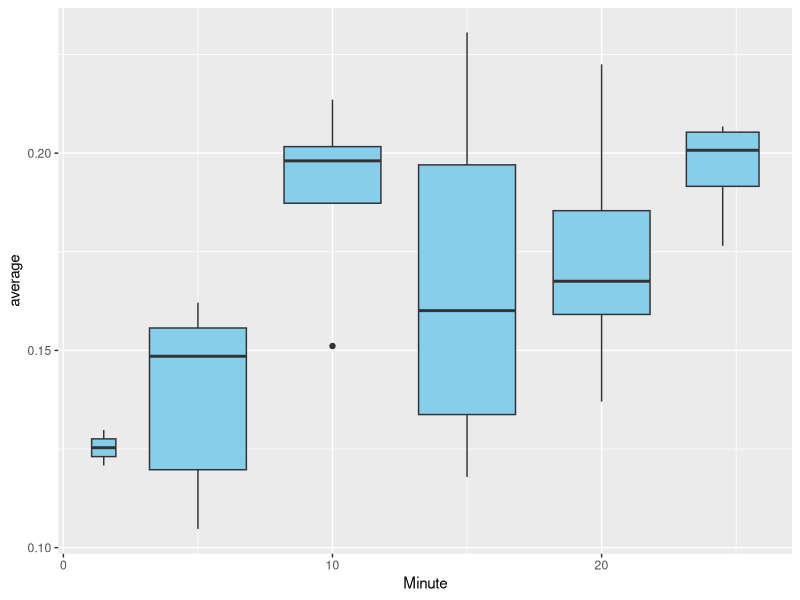
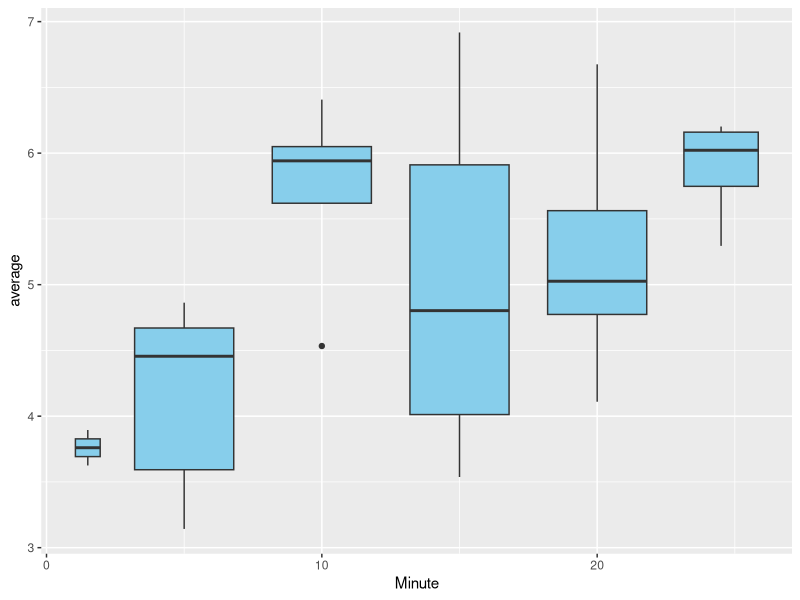
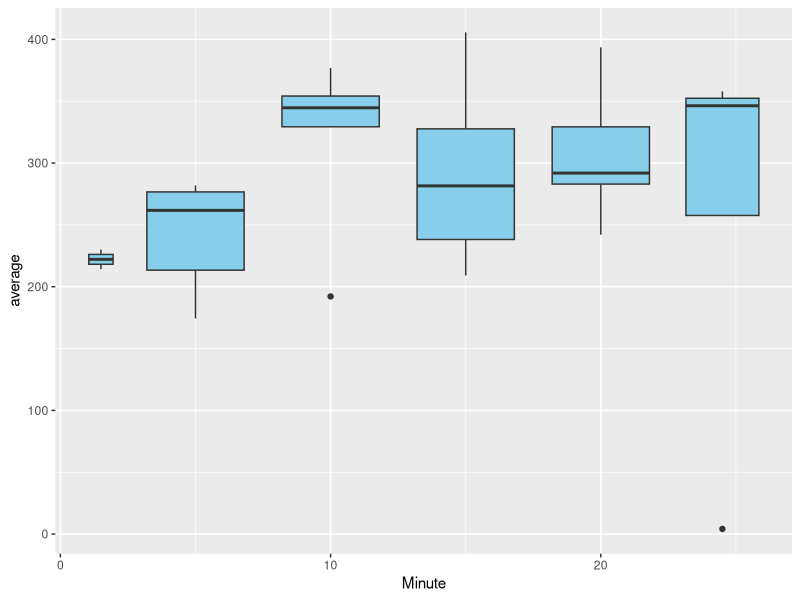
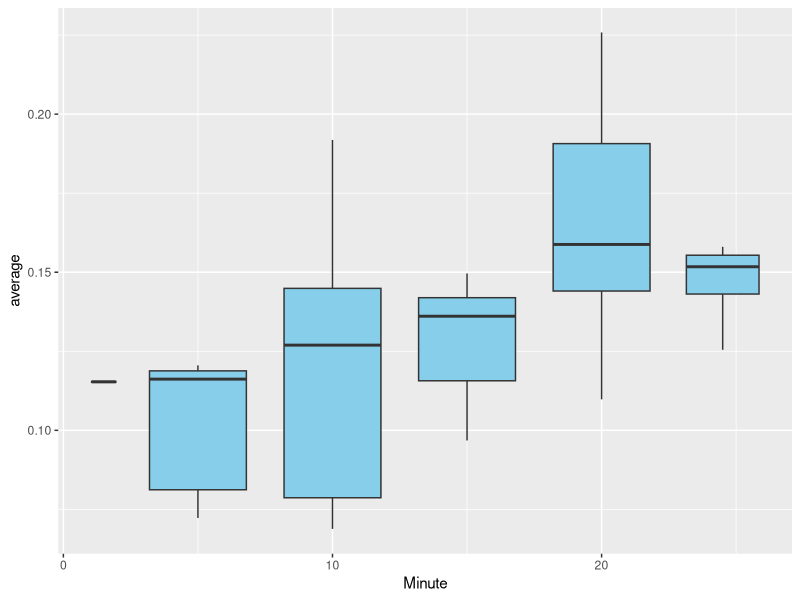
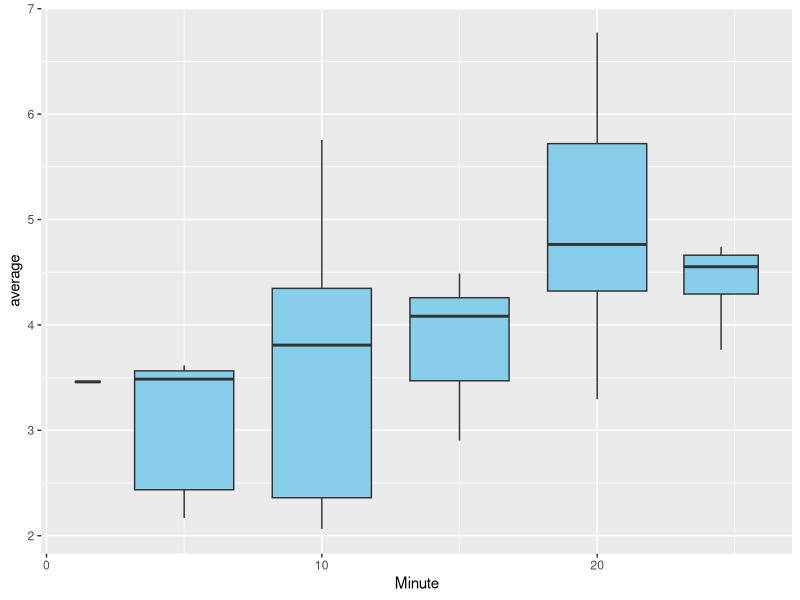
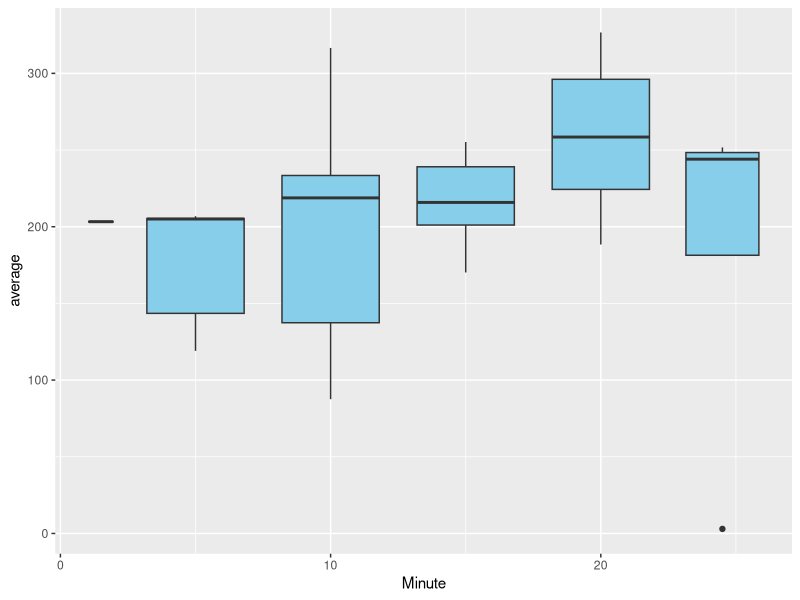
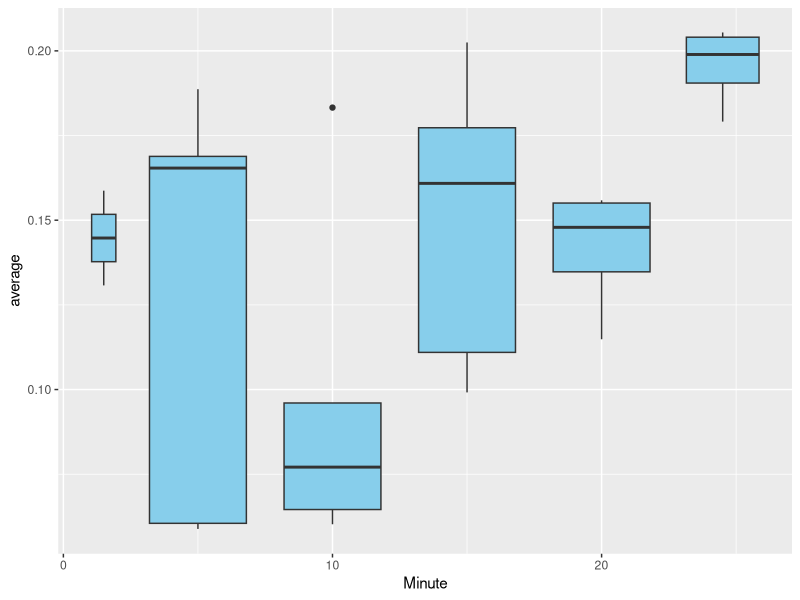
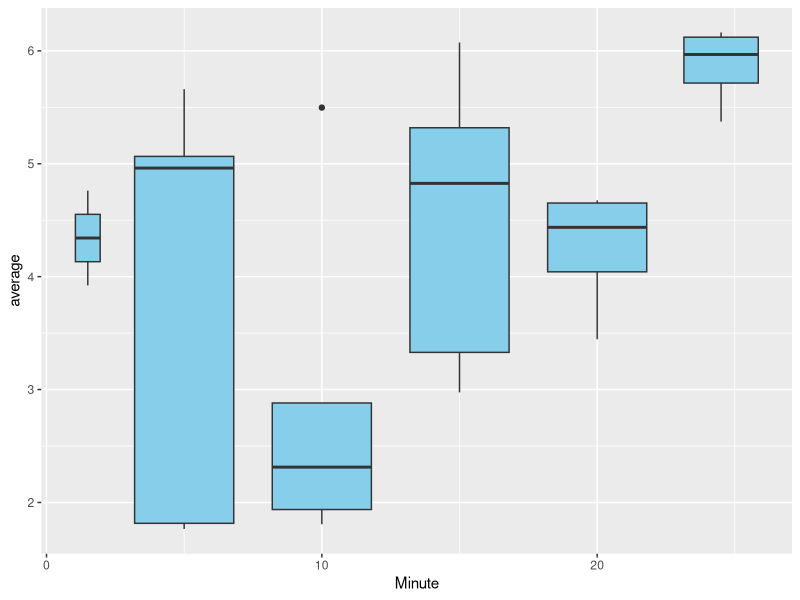

Write the R code that produced these figures, in order. (Note: this script raises an error after producing the figures.)
#Nanoplastics Analysis: Data Visualization

#Packages required
library(tidyverse)
library(here)

#Importing Data: Change 'FCCP.csv' to the sheet you're importing

Chem <- read.csv(here("FCCP.csv"))

#And now for the rest of the script

#
#

##Group 1: NP Control##

group1 <- subset(Chem, Dose == "1")

#NP Control: Average Distance

group1.MD <- group1 %>% 
  group_by(Minute) %>% 
  summarise(average = mean(MD))

group1.MD[["Minute"]] <- as.numeric(group1.MD[["Minute"]])
ndx = order(group1.MD$Minute, decreasing=F)
group1.MD.O = group1.MD[ndx,]

ggplot(group1.MD.O, aes(x=Minute, y=average)) +
   geom_boxplot(fill="skyblue", aes(group = cut_width(Minute, 5)))

ggsave(here("group1MD.png"))

#NP Control: Mean Velocity

group1.MV <- group1 %>% 
  group_by(Minute) %>% 
  summarise(average = mean(MV))

group1.MV[["Minute"]] <- as.numeric(group1.MV[["Minute"]])
ndx = order(group1.MV$Minute, decreasing=F)
group1.MV.O = group1.MV[ndx,]

ggplot(group1.MV.O, aes(x=Minute, y=average)) +
  geom_boxplot(fill="skyblue", aes(group = cut_width(Minute, 5)))

ggsave(here("group1MV.png"))

#Total Distance

group1.TD <- group1 %>% 
  group_by(Minute) %>% 
  summarise(average = mean(TD))

group1.TD[["Minute"]] <- as.numeric(group1.TD[["Minute"]])
ndx = order(group1.TD$Minute, decreasing=F)
group1.TD.O = group1.TD[ndx,]

ggplot(group1.TD.O, aes(x=Minute, y=average)) +
  geom_boxplot(fill="skyblue", aes(group = cut_width(Minute, 5)))

ggsave(here("group1TD.png"))

#
#

##Group 2: Control###

group2 <- subset(Chem, Dose == "2")

#NP Control: Average Distance

group2.MD <- group2 %>% 
  group_by(Minute) %>% 
  summarise(average = mean(MD))

group2.MD[["Minute"]] <- as.numeric(group2.MD[["Minute"]])
ndx = order(group2.MD$Minute, decreasing=F)
group2.MD.O = group2.MD[ndx,]

ggplot(group2.MD.O, aes(x=Minute, y=average)) +
  geom_boxplot(fill="skyblue", aes(group = cut_width(Minute, 5)))

ggsave(here("group2MD.png"))

#NP Control: Mean Velocity

group2.MV <- group2 %>% 
  group_by(Minute) %>% 
  summarise(average = mean(MV))

group2.MV[["Minute"]] <- as.numeric(group2.MV[["Minute"]])
ndx = order(group2.MV$Minute, decreasing=F)
group2.MV.O = group2.MV[ndx,]

ggplot(group2.MV.O, aes(x=Minute, y=average)) +
  geom_boxplot(fill="skyblue", aes(group = cut_width(Minute, 5)))

ggsave(here("group2MV.png"))

#Total Distance

group2.TD <- group2 %>% 
  group_by(Minute) %>% 
  summarise(average = mean(TD))

group2.TD[["Minute"]] <- as.numeric(group2.TD[["Minute"]])
ndx = order(group2.TD$Minute, decreasing=F)
group2.TD.O = group2.TD[ndx,]

ggplot(group2.TD.O, aes(x=Minute, y=average)) +
  geom_boxplot(fill="skyblue", aes(group = cut_width(Minute, 5)))

ggsave(here("group2TD.png"))

#
#

##Group 3: Low Dose##

group3 <- subset(Chem, Dose == "3")

#NP Control: Average Distance

group3.MD <- group3 %>% 
  group_by(Minute) %>% 
  summarise(average = mean(MD))

group3.MD[["Minute"]] <- as.numeric(group3.MD[["Minute"]])
ndx = order(group3.MD$Minute, decreasing=F)
group3.MD.O = group3.MD[ndx,]

ggplot(group3.MD.O, aes(x=Minute, y=average)) +
  geom_boxplot(fill="skyblue", aes(group = cut_width(Minute, 5)))

ggsave(here("group3MD.png"))

#NP Control: Mean Velocity

group3.MV <- group3 %>% 
  group_by(Minute) %>% 
  summarise(average = mean(MV))

group3.MV[["Minute"]] <- as.numeric(group3.MV[["Minute"]])
ndx = order(group3.MV$Minute, decreasing=F)
group3.MV.O = group3.MV[ndx,]

ggplot(group3.MV.O, aes(x=Minute, y=average)) +
  geom_boxplot(fill="skyblue", aes(group = cut_width(Minute, 5)))

ggsave(here("group3MV.png"))

#Total Distance

group3.TD <- group3 %>% 
  group_by(Minute) %>% 
  summarise(average = mean(TD))

group3.TD[["Minute"]] <- as.numeric(group3.TD[["Minute"]])
ndx = order(group3.TD$Minute, decreasing=F)
group3.TD.O = group3.TD[ndx,]

ggplot(group3.TD.O, aes(x=Minute, y=average)) +
  geom_boxplot(fill="skyblue", aes(group = cut_width(Minute, 5)))

ggsave(here("group3TD.png"))

#
#

##Dose 4: Low Dose + NP##

group4 <- subset(Chem, Dose == "4")

#NP Control: Average Distance

group4.MD <- group4 %>% 
  group_by(Minute) %>% 
  summarise(average = mean(MD))

group4.MD[["Minute"]] <- as.numeric(group4.MD[["Minute"]])
ndx = order(group4.MD$Minute, decreasing=F)
group4.MD.O = group4.MD[ndx,]

ggplot(group4.MD.O, aes(x=Minute, y=average)) +
  geom_boxplot(fill="skyblue", aes(group = cut_width(Minute, 5)))

ggsave(here("group4MD.png"))

#NP Control: Mean Velocity

group4.MV <- group4 %>% 
  group_by(Minute) %>% 
  summarise(average = mean(MV))

group4.MV[["Minute"]] <- as.numeric(group4.MV[["Minute"]])
ndx = order(group4.MV$Minute, decreasing=F)
group4.MV.O = group4.MV[ndx,]

ggplot(group4.MV.O, aes(x=Minute, y=average)) +
  geom_boxplot(fill="skyblue", aes(group = cut_width(Minute, 5)))

ggsave(here("group4MV.png"))

#Total Distance

group4.TD <- group4 %>% 
  group_by(Minute) %>% 
  summarise(average = mean(TD))

group4.TD[["Minute"]] <- as.numeric(group4.TD[["Minute"]])
ndx = order(group4.TD$Minute, decreasing=F)
group4.TD.O = group4.TD[ndx,]

ggplot(group4.TD.O, aes(x=Minute, y=average)) +
  geom_boxplot(fill="skyblue", aes(group = cut_width(Minute, 5)))

ggsave(here("group4TD.png"))

#
#

##Dose 5: Med Dose##

group5 <- subset(Chem, Dose == "5")

#NP Control: Average Distance

group5.MD <- group5 %>% 
  group_by(Minute) %>% 
  summarise(average = mean(MD))

group5.MD[["Minute"]] <- as.numeric(group5.MD[["Minute"]])
ndx = order(group5.MD$Minute, decreasing=F)
group5.MD.O = group5.MD[ndx,]

ggplot(group5.MD.O, aes(x=Minute, y=average)) +
  geom_boxplot(fill="skyblue", aes(group = cut_width(Minute, 5)))

ggsave(here("group5MD.png"))

#NP Control: Mean Velocity

group5.MV <- group5 %>% 
  group_by(Minute) %>% 
  summarise(average = mean(MV))

group5.MV[["Minute"]] <- as.numeric(group5.MV[["Minute"]])
ndx = order(group5.MV$Minute, decreasing=F)
group5.MV.O = group5.MV[ndx,]

ggplot(group5.MV.O, aes(x=Minute, y=average)) +
  geom_boxplot(fill="skyblue", aes(group = cut_width(Minute, 5)))

ggsave(here("group5MV.png"))

#Total Distance

group5.TD <- group5 %>% 
  group_by(Minute) %>% 
  summarise(average = mean(TD))

group5.TD[["Minute"]] <- as.numeric(group5.TD[["Minute"]])
ndx = order(group5.TD$Minute, decreasing=F)
group5.TD.O = group5.TD[ndx,]

ggplot(group5.TD.O, aes(x=Minute, y=average)) +
  geom_boxplot(fill="skyblue", aes(group = cut_width(Minute, 5)))

ggsave(here("group5TD.png"))

#
#

##Dose 6: Med Dose + NP##

group6 <- subset(Chem, Dose == "6")

#NP Control: Average Distance

group6.MD <- group6 %>% 
  group_by(Minute) %>% 
  summarise(average = mean(MD))

group6.MD[["Minute"]] <- as.numeric(group6.MD[["Minute"]])
ndx = order(group6.MD$Minute, decreasing=F)
group6.MD.O = group6.MD[ndx,]

ggplot(group6.MD.O, aes(x=Minute, y=average)) +
  geom_boxplot(fill="skyblue", aes(group = cut_width(Minute, 5)))

ggsave(here("group6MD.png"))

#NP Control: Mean Velocity

group6.MV <- group6 %>% 
  group_by(Minute) %>% 
  summarise(average = mean(MV))

group6.MV[["Minute"]] <- as.numeric(group6.MV[["Minute"]])
ndx = order(group6.MV$Minute, decreasing=F)
group6.MV.O = group6.MV[ndx,]

ggplot(group6.MV.O, aes(x=Minute, y=average)) +
  geom_boxplot(fill="skyblue", aes(group = cut_width(Minute, 5)))

ggsave(here("group6MV.png"))

#Total Distance

group6.TD <- group6 %>% 
  group_by(Minute) %>% 
  summarise(average = mean(TD))

group6.TD[["Minute"]] <- as.numeric(group6.TD[["Minute"]])
ndx = order(group6.TD$Minute, decreasing=F)
group6.TD.O = group6.TD[ndx,]

ggplot(group6.TD.O, aes(x=Minute, y=average)) +
  geom_boxplot(fill="skyblue", aes(group = cut_width(Minute, 5)))

ggsave(here("group6TD.png"))

#
#

##Dose 7: High Dose##

group7 <- subset(Chem, Dose == "7")

#NP Control: Average Distance

group7.MD <- group7 %>% 
  group_by(Minute) %>% 
  summarise(average = mean(MD))

group7.MD[["Minute"]] <- as.numeric(group7.MD[["Minute"]])
ndx = order(group7.MD$Minute, decreasing=F)
group7.MD.O = group7.MD[ndx,]

ggplot(group7.MD.O, aes(x=Minute, y=average)) +
  geom_boxplot(fill="skyblue", aes(group = cut_width(Minute, 5)))

ggsave(here("group7MD.png"))

#NP Control: Mean Velocity

group7.MV <- group7 %>% 
  group_by(Minute) %>% 
  summarise(average = mean(MV))

group7.MV[["Minute"]] <- as.numeric(group7.MV[["Minute"]])
ndx = order(group7.MV$Minute, decreasing=F)
group7.MV.O = group7.MV[ndx,]

ggplot(group7.MV.O, aes(x=Minute, y=average)) +
  geom_boxplot(fill="skyblue", aes(group = cut_width(Minute, 5)))

ggsave(here("group7MV.png"))

#Total Distance

group7.TD <- group7 %>% 
  group_by(Minute) %>% 
  summarise(average = mean(TD))

group7.TD[["Minute"]] <- as.numeric(group7.TD[["Minute"]])
ndx = order(group7.TD$Minute, decreasing=F)
group7.TD.O = group7.TD[ndx,]

ggplot(group7.TD.O, aes(x=Minute, y=average)) +
  geom_boxplot(fill="skyblue", aes(group = cut_width(Minute, 5)))

ggsave(here("group7TD.png"))

#
#

##Dose 8: High Dose+NP##

group8 <- subset(Chem, Dose == "8")

#NP Control: Average Distance

group8.MD <- group8 %>% 
  group_by(Minute) %>% 
  summarise(average = mean(MD))

group8.MD[["Minute"]] <- as.numeric(group8.MD[["Minute"]])
ndx = order(group8.MD$Minute, decreasing=F)
group8.MD.O = group8.MD[ndx,]

ggplot(group8.MD.O, aes(x=Minute, y=average)) +
  geom_boxplot(fill="skyblue", aes(group = cut_width(Minute, 5)))

ggsave(here("group8MD.png"))

#NP Control: Mean Velocity

group8.MV <- group8 %>% 
  group_by(Minute) %>% 
  summarise(average = mean(MV))

group8.MV[["Minute"]] <- as.numeric(group8.MV[["Minute"]])
ndx = order(group8.MV$Minute, decreasing=F)
group8.MV.O = group8.MV[ndx,]

ggplot(group8.MV.O, aes(x=Minute, y=average)) +
  geom_boxplot(fill="skyblue", aes(group = cut_width(Minute, 5)))

ggsave(here("group8MV.png"))

#Total Distance

group8.TD <- group8 %>% 
  group_by(Minute) %>% 
  summarise(average = mean(TD))

group8.TD[["Minute"]] <- as.numeric(group8.TD[["Minute"]])
ndx = order(group8.TD$Minute, decreasing=F)
group8.TD.O = group8.TD[ndx,]

ggplot(group8.TD.O, aes(x=Minute, y=average)) +
  geom_boxplot(fill="skyblue", aes(group = cut_width(Minute, 5)))

ggsave(here("group8TD.png"))

#
#

#end script









